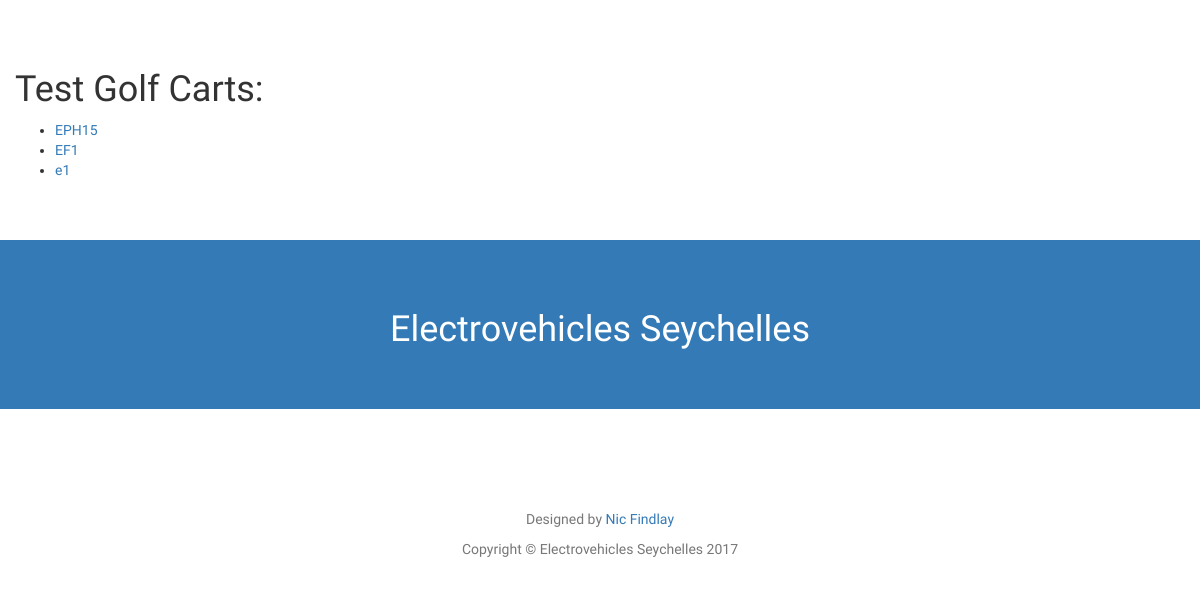
/1/, run on the app's committed database.
### polls/models.py (models this page shows, shortened)
class Location(models.Model):
    location_name = models.CharField(max_length=200)
    def __str__(self):
        return self.location_name

class Cart(models.Model):
    cart_id = models.CharField(max_length=10, null=True)
    serial_number = models.CharField(max_length=10, null=True)
    department = models.CharField(max_length=200, null=True)
    cartLocation = models.ForeignKey(Location, blank=True, default=1)
    running_hours = models.IntegerField(blank=True, null=True)

### polls/views.py (the view)
# urls.py: url(r'^(?P<location_id>[0-9]+)/$', views.location, name='location'),
def location(request, location_id):
    current_location = ''
    cart_array = Cart.objects.order_by('-cartLocation')
    cart_list = []
    for i in cart_array:
            if str(i.cartLocation.id) == str(location_id):
                current_location = i.cartLocation
                cart_list.append(i)
    context = {'location_id': location_id,
               'current_location' : current_location,
               'cart_list' : cart_list }
    return render(request, 'polls/location.html', context)

### polls/templates/polls/location.html (shortened to what this page needs)
{% load static %}
<html lang="en">
<head>
    <link href="../../static/polls/css/bootstrap.min.css" rel="stylesheet">
    <link href="../../static/polls/css/stylish-portfolio.css" rel="stylesheet">
    <link href="../../../../../../Downloads/startbootstrap-stylish-portfolio-gh-pages%202/font-awesome/css/font-awesome.min.css" rel="stylesheet" type="text/css">
</head>
<body>
    <section id="about" class="about">
        <div class="container">
            <div class="row">
                    <h1>{{current_location}} Golf Carts:</h1>
                    {% if cart_list %}
                        <ul>
                        {% for cart in cart_list %}
                            <li><a href="/{{location_id}}/{{ cart.cart_id }}/">{{ cart.cart_id }}</a></li>
                        {% endfor %}
                        </ul>
                    {% else %}
                        <p>No Carts in this location.</p>
                    {% endif %}
            </div>
        </div>
    </section>
    <section id="services" class="services bg-primary">
        <div class="container">
            <div class="row text-center">
                <div class="col-lg-10 col-lg-offset-1">
                    <h1>Electrovehicles Seychelles</h1>
                </div>
            </div>
        </div>
    </section>
    <footer>
        <div class="container">
            <div class="row">
                <div class="col-sm-10 col-sm-offset-1 text-center">
                    <p class="text-muted">Designed by <a href="http://www.nicfindlay.com">Nic Findlay</a></p>
                    <p class="text-muted">Copyright &copy; Electrovehicles Seychelles 2017</p>
                </div>
            </div>
        </div>
    </footer>
</body>
</html>

### polls/static/polls/css/stylish-portfolio.css (style rules this page uses)
html, body { width: 100%; height: 100%; }
body { font-family: "Source Sans Pro","Helvetica Neue",Helvetica,Arial,sans-serif; }
.about { padding: 50px 0; }
.services { padding: 50px 0; }
footer { padding: 100px 0; }

### data on the page
Location: location_name "Test"
Cart: cart_id "EPH15"
Cart: cart_id "EF1"
Cart: cart_id "e1"
